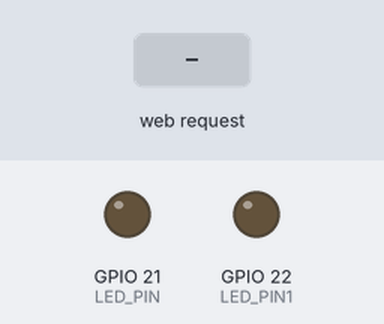
Bench run of a sketch on a simulated ESP32. Shown: output pins drawn as LEDs (lit = HIGH). The test bench sets the inputs (shaded band). What the sketch prints to the serial monitor is not drawn.

Above: at 1.2 s.
1.3 s: HTTP request GET /on received
At 2.5 s:
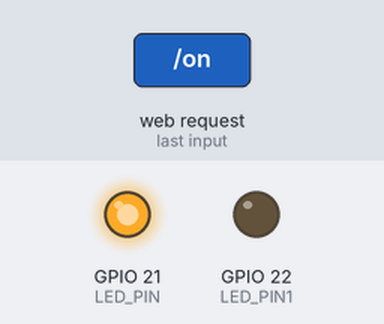
2.8 s: HTTP request GET /off received
At 3.9 s:
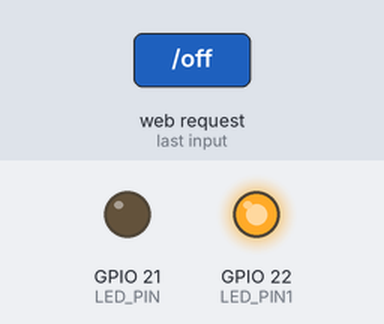
4.3 s: HTTP request GET / received
At 5.0 s:
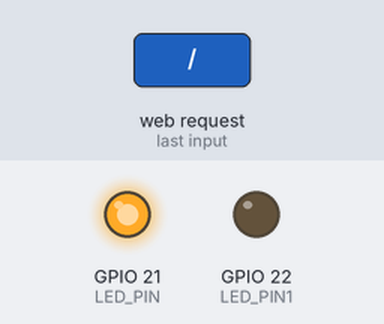
Timing chart, 0 to 7.3 s (numbered marks = the images above; inputs shaded):
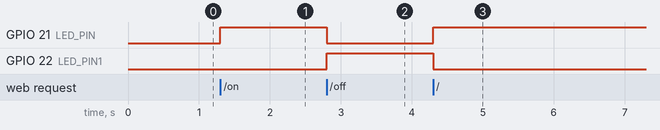

Measured:
- after the input at 1.3 s, GPIO 21 (LED_PIN): LOW → HIGH at once
- after the input at 2.8 s, GPIO 21 (LED_PIN): HIGH → LOW at once; GPIO 22 (LED_PIN1): LOW → HIGH at once
- after the input at 4.3 s, GPIO 21 (LED_PIN): LOW → HIGH at once; GPIO 22 (LED_PIN1): HIGH → LOW at once

The sketch:

ledControl2.ino
```cpp
#include <WiFi.h>
#include <WebServer.h>

const char* ssid = "test1234";
const char* password = "";

WebServer server(80);
static const uint8_t LED_PIN = 21;
static const uint8_t LED_PIN1 = 22;


void handleRoot(int a) {
  if(a == 1){
    // turn on led
    digitalWrite(LED_PIN, HIGH);
    digitalWrite(LED_PIN1, LOW);
  }
  else{
    //turn off led
    digitalWrite(LED_PIN, LOW);
    digitalWrite(LED_PIN1, HIGH);
  }
      server.send(200, "text/html", "<html><head></head><body><a href=\"./on\">on</a><br><a href=\"./off\">off</a></body><html>");
}

void handleNotFound() {
  server.send(404, "text/plain", "404 Error");
}

void setup(void) {
  Serial.begin(115200);
  WiFi.mode(WIFI_AP);
  IPAddress apIP = IPAddress(2, 2, 2, 2);
  WiFi.softAPConfig(apIP, apIP, IPAddress(255, 255, 255, 0));
  char buff[128];
  sprintf(buff, "%s", ssid);

  if (!WiFi.softAP(buff, password, 1, 0)) {
      Serial.println("AP Begin Failed.");
      while (1);
  }

    pinMode(LED_PIN, OUTPUT);
    pinMode(LED_PIN1, OUTPUT);

    server.on("/on", []() {
      handleRoot(1);
    });

    server.on("/off", []() {
      handleRoot(0);
    });


    server.on("/", []() {
      handleRoot(1);
    });

  server.onNotFound(handleNotFound);

  server.begin();
  Serial.println("HTTP server started");
}

void loop(void) {
  server.handleClient();
}
```
